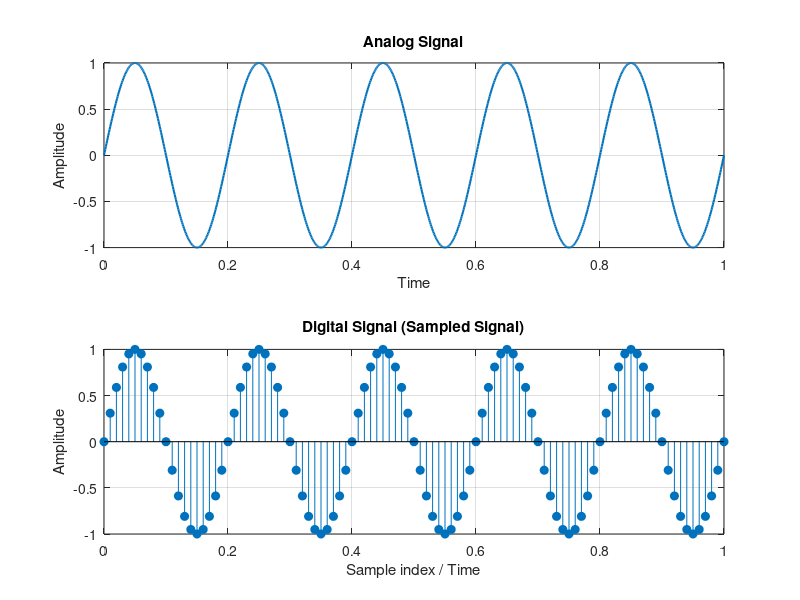

MATLAB code for this plot:
% Analog signal
t = 0:0.001:1;
x = sin(2*pi*5*t);

% Sampling for digital signal
n = 0:0.01:1;
xs = sin(2*pi*5*n);

% Plot
subplot(2,1,1);
plot(t, x, 'LineWidth', 1.5);
title('Analog Signal');
xlabel('Time');
ylabel('Amplitude');
grid on;

subplot(2,1,2);
stem(n, xs, 'filled');
title('Digital Signal (Sampled Signal)');
xlabel('Sample index / Time');
ylabel('Amplitude');
grid on;
